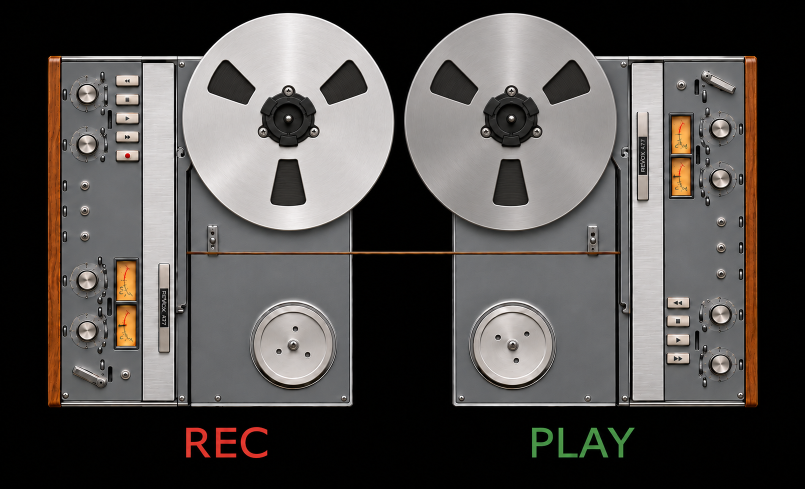
#> input picture assets/fripp.png, 1609 x 977 px (shown at 1/2 size); its folder holds 3 pictures in this run
$ python mariotronics_art.py
#> lines starting #> are read from the running program, lines starting #| are printed output that depends on the picture
"""Downsample the approved HOME panels and preserve their RGB565 colours."""
import math
from pathlib import Path
from PIL import Image, ImageDraw, ImageFont

root = Path(__file__).resolve().parents[1]

def array(out, name, values, typ, attr=''):
    out.write(f'static const {typ} {name}[]{attr} = {{\n')
    for j in range(0, len(values), 24):
        out.write(','.join(map(str, values[j:j+24])) + ',\n')
    out.write('};\n')

with (root/'firmware/gen/mt_art.h').open('w') as out:
    for skin in ('fripp', 'eno'):
        art = Image.open(root / 'assets' / (skin + '.png')).convert('RGB')
#> art is the input picture: PIL image 1609x977 RGB; mean R, G, B 81.8, 78.2, 75.9
        # Seven reference pixels per LCD pixel. Reel hubs land at (69,31)
        # and (31,31); each cropped deck includes its full circular flange.
        for i, left in enumerate((90, 805)):
            frame = art.crop((left, 20, left+707, 825)).resize((101,115), Image.Resampling.LANCZOS)
            pixels = []
            for r,g,b in frame.getdata():
                c = ((r>>3)<<11) | ((g>>2)<<5) | (b>>3)
                pixels.append((c>>8) | ((c&255)<<8))
            array(out, skin+str(i), pixels, 'uint16_t')
#> this loop made 2 passes
#> pass 1, `frame = art.crop((left, 20, left+707, 825)).resize((101,115), Image.Re..`:
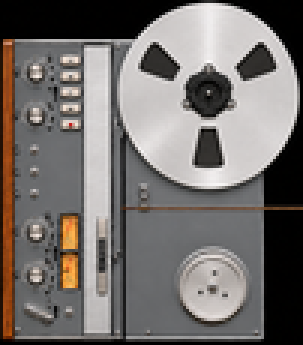
#> frame: PIL image 101x115 RGB (shown 3 times larger); mean R, G, B 116.5, 111.6, 108.8
#> pass 2, `frame = art.crop((left, 20, left+707, 825)).resize((101,115), Image.Re..`:
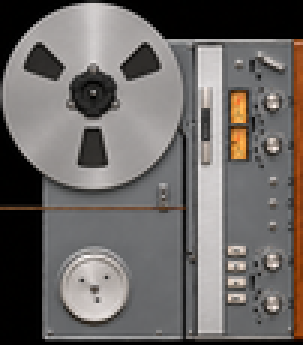
#> frame: PIL image 101x115 RGB (shown 3 times larger); mean R, G, B 107, 102.7, 100.2
#> pass 2 of the loop `for skin in ('fripp', 'eno'):`:
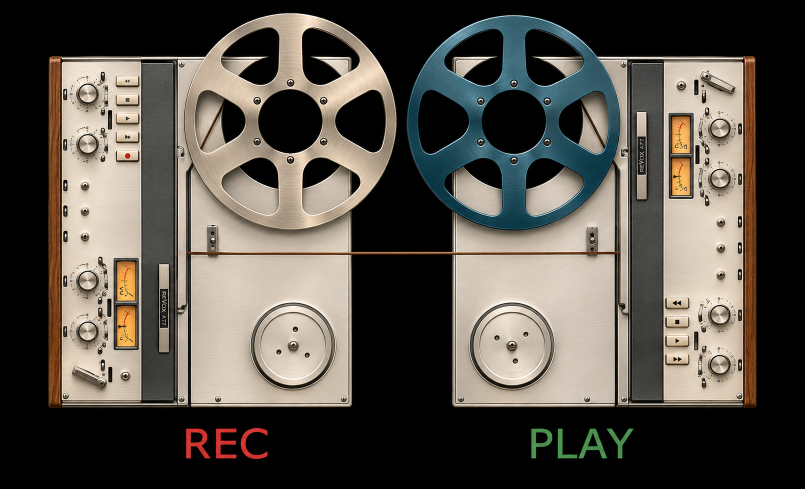
#> input picture assets/eno.png, 1609 x 977 px (shown at 1/2 size)
#> art is the input picture: PIL image 1609x977 RGB; mean R, G, B 86.4, 81, 73.5
#> the loop `for i, left in enumerate((90, 805)):` made 2 passes
#> pass 1, `frame = art.crop((left, 20, left+707, 825)).resize((101,115), Image.Re..`:
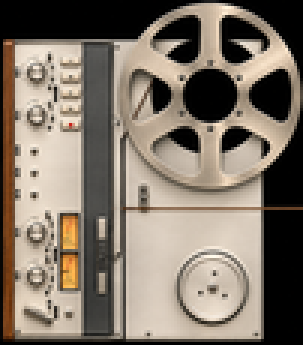
#> frame: PIL image 101x115 RGB (shown 3 times larger); mean R, G, B 128.3, 117.1, 104.5
#> pass 2, `frame = art.crop((left, 20, left+707, 825)).resize((101,115), Image.Re..`:
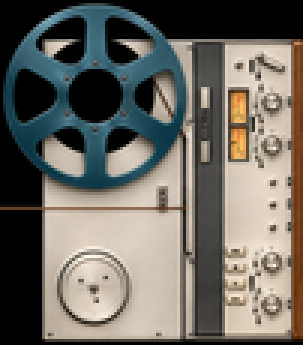
#> frame: PIL image 101x115 RGB (shown 3 times larger); mean R, G, B 108.7, 105.7, 98.1
    font = ImageFont.truetype('DejaVuSans.ttf',13)
    glyphs, widths = [], []
    for c in range(32,127):
        cell = Image.new('L',(15,18))
        ImageDraw.Draw(cell).text((0,0),chr(c),font=font,fill=255)
        widths.append(round(font.getlength(chr(c))))
        glyphs.extend(cell.getdata())
    array(out,'font_width',widths,'uint8_t')
    array(out,'font_alpha',[(glyphs[i]//17)*16+glyphs[i+1]//17 for i in range(0,len(glyphs),2)],'uint8_t')
    array(out,'sine256',[round(127*math.sin(i*math.tau/256)) for i in range(256)],'int8_t',' AUDIO_TABLE')
    array(out,'period256',[max(512,min(2046*256,round((44100/(440*2**((n-69)/12))-.25)*256))) for n in range(128)],'uint32_t',' AUDIO_TABLE')
